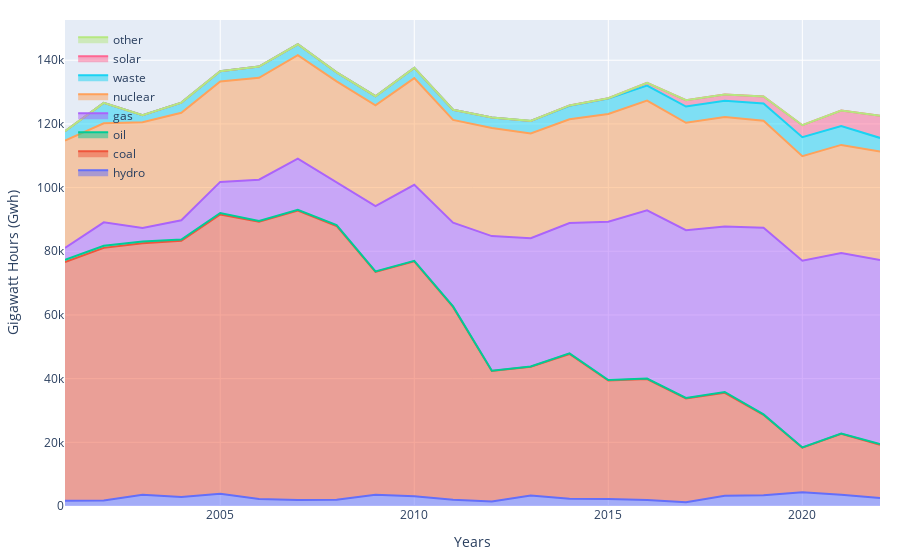

Notebook code cell kept with this figure:
### Code cell
plot_state_generation(generation, "GA", publish=True, local=True)
